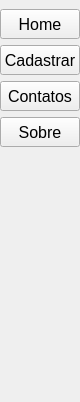
            <widget class="QWidget" name="page">
             <property name="geometry">
              <rect>
               <x>0</x>
               <y>0</y>
               <width>67</width>
               <height>402</height>
              </rect>
             </property>
             <attribute name="label">
              <string>Menu</string>
             </attribute>
             <layout class="QVBoxLayout" name="verticalLayout_4">
              <property name="leftMargin">
               <number>0</number>
              </property>
              <property name="topMargin">
               <number>9</number>
              </property>
              <property name="rightMargin">
               <number>0</number>
              </property>
              <item>
               <widget class="QPushButton" name="btn_home">
                <property name="minimumSize">
                 <size>
                  <width>0</width>
                  <height>30</height>
                 </size>
                </property>
                <property name="font">
                 <font>
                  <pointsize>12</pointsize>
                 </font>
                </property>
                <property name="cursor">
                 <cursorShape>PointingHandCursor</cursorShape>
                </property>
                <property name="text">
                 <string>Home</string>
                </property>
               </widget>
              </item>
              <item>
               <widget class="QPushButton" name="btn_menu_cadastrar">
                <property name="minimumSize">
                 <size>
                  <width>0</width>
                  <height>30</height>
                 </size>
                </property>
                <property name="font">
                 <font>
                  <pointsize>12</pointsize>
                 </font>
                </property>
                <property name="cursor">
                 <cursorShape>PointingHandCursor</cursorShape>
                </property>
                <property name="text">
                 <string>Cadastrar</string>
                </property>
               </widget>
              </item>
              <item>
               <widget class="QPushButton" name="btn_menu_contatos">
                <property name="minimumSize">
                 <size>
                  <width>0</width>
                  <height>30</height>
                 </size>
                </property>
                <property name="font">
                 <font>
                  <pointsize>12</pointsize>
                 </font>
                </property>
                <property name="cursor">
                 <cursorShape>PointingHandCursor</cursorShape>
                </property>
                <property name="text">
                 <string>Contatos</string>
                </property>
               </widget>
              </item>
              <item>
               <widget class="QPushButton" name="btn_menu_sobre">
                <property name="minimumSize">
                 <size>
                  <width>0</width>
                  <height>30</height>
                 </size>
                </property>
                <property name="font">
                 <font>
                  <pointsize>12</pointsize>
                 </font>
                </property>
                <property name="cursor">
                 <cursorShape>PointingHandCursor</cursorShape>
                </property>
                <property name="text">
                 <string>Sobre</string>
                </property>
               </widget>
              </item>
              <item>
               <spacer name="verticalSpacer">
                <property name="orientation">
                 <enum>Qt::Vertical</enum>
                </property>
                <property name="sizeHint" stdset="0">
                 <size>
                  <width>20</width>
                  <height>40</height>
                 </size>
                </property>
               </spacer>
              </item>
             </layout>
            </widget>
